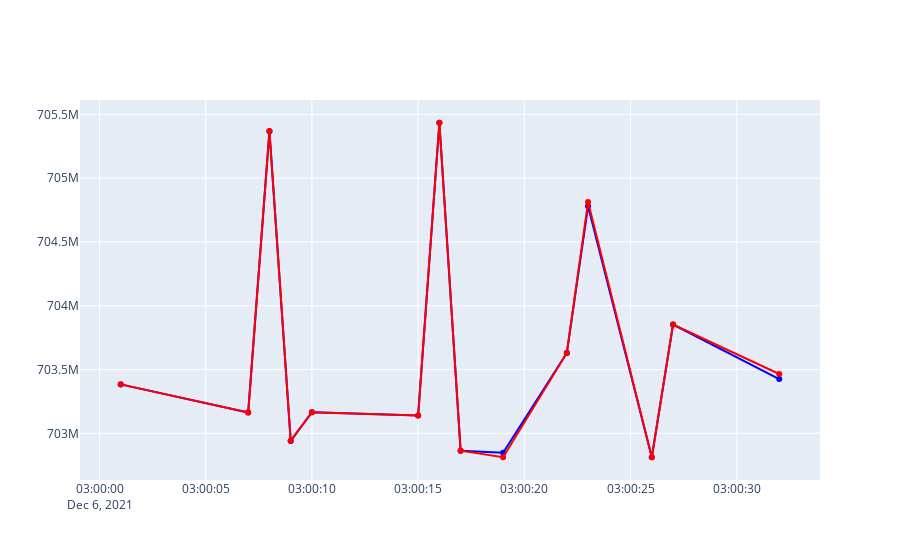

Notebook code cell kept with this figure:
### Code cell
import plotly.express as px
import plotly.graph_objects as go


# fig = go,figure()
fig1 = px.line(x=data['ddate'].astype(str),y=data['exchange_rate'])
fig1.update_traces(mode='markers+lines',line_color='blue')
fig1.update_layout(title_text='asd',showlegend=True)

fig2 = px.line(x=data['ddate'].astype(str),y=data['ask_price'])
fig2.update_traces(mode='markers+lines',line_color='red')
fig2.update_layout(title_text='asd2',showlegend=True)

fig3=go.Figure(data=fig1.data+fig2.data)
fig3.update_layout(showlegend=True)
# fig.update_xaxes(type='category')
# fig.update_yaxes(range=[6,800e6])
print(fig3)
# fig1.show()
fig3.show()

### Figure 1 — Plotly figure (JSON) as saved in the notebook; plotly's stock layout.template omitted (floating-point values rounded to 4 significant figures)
{"data": [{"hovertemplate": "x=%{x}<br>y=%{y}<extra></extra>", "legendgroup": "", "line": {"color": "blue", "dash": "solid"}, "mode": "markers+lines", "name": "", "orientation": "v", "showlegend": false, "type": "scatter", "x": ["2021-12-06 03:00:01", "2021-12-06 03:00:07", "2021-12-06 03:00:08", "2021-12-06 03:00:09", "2021-12-06 03:00:10", "2021-12-06 03:00:15", "2021-12-06 03:00:16", "2021-12-06 03:00:17", "2021-12-06 03:00:19", "2021-12-06 03:00:22", "2021-12-06 03:00:23", "2021-12-06 03:00:26", "2021-12-06 03:00:27", "2021-12-06 03:00:32"], "xaxis": "x", "y": [703400000.0, 703200000.0, 705400000.0, 702900000.0, 703200000.0, 703100000.0, 705400000.0, 702900000.0, 702800000.0, 703600000.0, 704800000.0, 702800000.0, 703900000.0, 703400000.0], "yaxis": "y"}, {"hovertemplate": "x=%{x}<br>y=%{y}<extra></extra>", "legendgroup": "", "line": {"color": "red", "dash": "solid"}, "mode": "markers+lines", "name": "", "orientation": "v", "showlegend": false, "type": "scatter", "x": ["2021-12-06 03:00:01", "2021-12-06 03:00:07", "2021-12-06 03:00:08", "2021-12-06 03:00:09", "2021-12-06 03:00:10", "2021-12-06 03:00:15", "2021-12-06 03:00:16", "2021-12-06 03:00:17", "2021-12-06 03:00:19", "2021-12-06 03:00:22", "2021-12-06 03:00:23", "2021-12-06 03:00:26", "2021-12-06 03:00:27", "2021-12-06 03:00:32"], "xaxis": "x", "y": [703400000.0, 703200000.0, 705368490, 702900000.0, 703200000.0, 703100000.0, 705400000.0, 702900000.0, 702800000.0, 703600000.0, 704800000.0, 702800000.0, 703900000.0, 703500000.0], "yaxis": "y"}], "layout": {"showlegend": true}}
